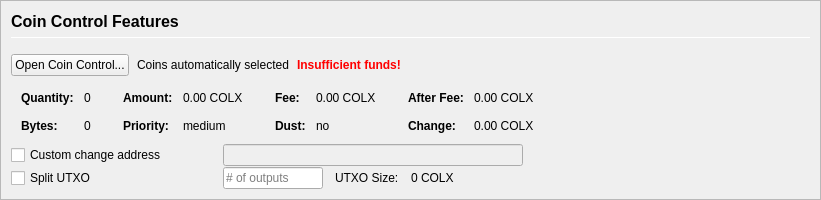
         <widget class="QFrame" name="frameCoinControl">
          <property name="sizePolicy">
           <sizepolicy hsizetype="Expanding" vsizetype="Expanding">
            <horstretch>0</horstretch>
            <verstretch>0</verstretch>
           </sizepolicy>
          </property>
          <property name="maximumSize">
           <size>
            <width>16777215</width>
            <height>16777215</height>
           </size>
          </property>
          <property name="frameShape">
           <enum>QFrame::StyledPanel</enum>
          </property>
          <property name="frameShadow">
           <enum>QFrame::Sunken</enum>
          </property>
          <layout class="QVBoxLayout" name="verticalLayoutCoinControl2">
           <property name="spacing">
            <number>0</number>
           </property>
           <property name="leftMargin">
            <number>0</number>
           </property>
           <property name="topMargin">
            <number>0</number>
           </property>
           <property name="rightMargin">
            <number>0</number>
           </property>
           <property name="bottomMargin">
            <number>0</number>
           </property>
           <item>
            <widget class="QFrame" name="frameCoinControl_BG">
             <layout class="QVBoxLayout" name="verticalLayoutCoinControl" stretch="0,0,0,0,0,0">
              <property name="spacing">
               <number>1</number>
              </property>
              <property name="leftMargin">
               <number>10</number>
              </property>
              <property name="topMargin">
               <number>10</number>
              </property>
              <item>
               <layout class="QHBoxLayout" name="horizontalLayoutCoinControl1">
                <property name="bottomMargin">
                 <number>15</number>
                </property>
                <item>
                 <layout class="QVBoxLayout" name="verticalLayout_3">
                  <property name="spacing">
                   <number>6</number>
                  </property>
                  <item>
                   <widget class="QLabel" name="labelCoinControlFeatures">
                    <property name="sizePolicy">
                     <sizepolicy hsizetype="Preferred" vsizetype="Maximum">
                      <horstretch>0</horstretch>
                      <verstretch>0</verstretch>
                     </sizepolicy>
                    </property>
                    <property name="minimumSize">
                     <size>
                      <width>0</width>
                      <height>20</height>
                     </size>
                    </property>
                    <property name="font">
                     <font>
                      <pointsize>12</pointsize>
                      <weight>75</weight>
                      <bold>true</bold>
                     </font>
                    </property>
                    <property name="styleSheet">
                     <string notr="true">font-weight:bold;</string>
                    </property>
                    <property name="text">
                     <string>Coin Control Features</string>
                    </property>
                   </widget>
                  </item>
                  <item>
                   <widget class="Line" name="line">
                    <property name="minimumSize">
                     <size>
                      <width>0</width>
                      <height>1</height>
                     </size>
                    </property>
                    <property name="maximumSize">
                     <size>
                      <width>16777215</width>
                      <height>1</height>
                     </size>
                    </property>
                    <property name="orientation">
                     <enum>Qt::Horizontal</enum>
                    </property>
                   </widget>
                  </item>
                 </layout>
                </item>
               </layout>
              </item>
              <item>
               <layout class="QHBoxLayout" name="horizontalLayoutCoinControl2" stretch="0,0,0,0">
                <property name="spacing">
                 <number>8</number>
                </property>
                <property name="bottomMargin">
                 <number>10</number>
                </property>
                <item>
                 <widget class="QPushButton" name="pushButtonCoinControl">
                  <property name="styleSheet">
                   <string notr="true"/>
                  </property>
                  <property name="text">
                   <string>Open Coin Control...</string>
                  </property>
                  <property name="autoDefault">
                   <bool>false</bool>
                  </property>
                 </widget>
                </item>
                <item>
                 <widget class="QLabel" name="labelCoinControlAutomaticallySelected">
                  <property name="text">
                   <string>Coins automatically selected</string>
                  </property>
                  <property name="margin">
                   <number>5</number>
                  </property>
                 </widget>
                </item>
                <item>
                 <widget class="QLabel" name="labelCoinControlInsuffFunds">
                  <property name="font">
                   <font>
                    <weight>75</weight>
                    <bold>true</bold>
                   </font>
                  </property>
                  <property name="styleSheet">
                   <string notr="true">color:red;font-weight:bold;</string>
                  </property>
                  <property name="text">
                   <string>Insufficient funds!</string>
                  </property>
                  <property name="margin">
                   <number>5</number>
                  </property>
                 </widget>
                </item>
                <item>
                 <spacer name="horizontalSpacerCoinControl">
                  <property name="orientation">
                   <enum>Qt::Horizontal</enum>
                  </property>
                  <property name="sizeHint" stdset="0">
                   <size>
                    <width>40</width>
                    <height>1</height>
                   </size>
                  </property>
                 </spacer>
                </item>
               </layout>
              </item>
              <item>
               <widget class="QWidget" name="widgetCoinControl" native="true">
                <property name="sizePolicy">
                 <sizepolicy hsizetype="Preferred" vsizetype="Preferred">
                  <horstretch>0</horstretch>
                  <verstretch>0</verstretch>
                 </sizepolicy>
                </property>
                <property name="minimumSize">
                 <size>
                  <width>0</width>
                  <height>0</height>
                 </size>
                </property>
                <property name="styleSheet">
                 <string notr="true"/>
                </property>
                <layout class="QHBoxLayout" name="horizontalLayoutCoinControl5">
                 <property name="leftMargin">
                  <number>0</number>
                 </property>
                 <property name="topMargin">
                  <number>0</number>
                 </property>
                 <property name="rightMargin">
                  <number>0</number>
                 </property>
                 <property name="bottomMargin">
                  <number>0</number>
                 </property>
                 <item>
                  <layout class="QHBoxLayout" name="horizontalLayoutCoinControl3" stretch="0,0,0,1">
                   <property name="spacing">
                    <number>20</number>
                   </property>
                   <property name="topMargin">
                    <number>0</number>
                   </property>
                   <property name="bottomMargin">
                    <number>10</number>
                   </property>
                   <item>
                    <layout class="QFormLayout" name="formLayoutCoinControl1">
                     <property name="horizontalSpacing">
                      <number>10</number>
                     </property>
                     <property name="verticalSpacing">
                      <number>14</number>
                     </property>
                     <property name="leftMargin">
                      <number>10</number>
                     </property>
                     <property name="topMargin">
                      <number>4</number>
                     </property>
                     <property name="rightMargin">
                      <number>6</number>
                     </property>
                     <item row="0" column="0">
                      <widget class="QLabel" name="labelCoinControlQuantityText">
                       <property name="font">
                        <font>
                         <weight>75</weight>
                         <bold>true</bold>
                        </font>
                       </property>
                       <property name="text">
                        <string>Quantity:</string>
                       </property>
                       <property name="margin">
                        <number>0</number>
                       </property>
                      </widget>
                     </item>
                     <item row="0" column="1">
                      <widget class="QLabel" name="labelCoinControlQuantity">
                       <property name="cursor">
                        <cursorShape>IBeamCursor</cursorShape>
                       </property>
                       <property name="contextMenuPolicy">
                        <enum>Qt::ActionsContextMenu</enum>
                       </property>
                       <property name="text">
                        <string notr="true">0</string>
                       </property>
                       <property name="margin">
                        <number>0</number>
                       </property>
                       <property name="textInteractionFlags">
                        <set>Qt::LinksAccessibleByMouse|Qt::TextSelectableByKeyboard|Qt::TextSelectableByMouse</set>
                       </property>
                      </widget>
                     </item>
                     <item row="1" column="0">
                      <widget class="QLabel" name="labelCoinControlBytesText">
                       <property name="font">
                        <font>
                         <weight>75</weight>
                         <bold>true</bold>
                        </font>
                       </property>
                       <property name="text">
                        <string>Bytes:</string>
                       </property>
                      </widget>
                     </item>
                     <item row="1" column="1">
                      <widget class="QLabel" name="labelCoinControlBytes">
                       <property name="cursor">
                        <cursorShape>IBeamCursor</cursorShape>
                       </property>
                       <property name="contextMenuPolicy">
                        <enum>Qt::ActionsContextMenu</enum>
                       </property>
                       <property name="text">
                        <string notr="true">0</string>
                       </property>
                       <property name="textInteractionFlags">
                        <set>Qt::LinksAccessibleByMouse|Qt::TextSelectableByKeyboard|Qt::TextSelectableByMouse</set>
                       </property>
                      </widget>
                     </item>
                    </layout>
                   </item>
                   <item>
                    <layout class="QFormLayout" name="formLayoutCoinControl2">
                     <property name="horizontalSpacing">
                      <number>10</number>
                     </property>
                     <property name="verticalSpacing">
                      <number>14</number>
                     </property>
                     <property name="leftMargin">
                      <number>6</number>
                     </property>
                     <property name="topMargin">
                      <number>4</number>
                     </property>
                     <property name="rightMargin">
                      <number>6</number>
                     </property>
                     <item row="0" column="0">
                      <widget class="QLabel" name="labelCoinControlAmountText">
                       <property name="font">
                        <font>
                         <weight>75</weight>
                         <bold>true</bold>
                        </font>
                       </property>
                       <property name="text">
                        <string>Amount:</string>
                       </property>
                       <property name="margin">
                        <number>0</number>
                       </property>
                      </widget>
                     </item>
                     <item row="0" column="1">
                      <widget class="QLabel" name="labelCoinControlAmount">
                       <property name="cursor">
                        <cursorShape>IBeamCursor</cursorShape>
                       </property>
                       <property name="contextMenuPolicy">
                        <enum>Qt::ActionsContextMenu</enum>
                       </property>
                       <property name="text">
                        <string notr="true">0.00 COLX</string>
                       </property>
                       <property name="textInteractionFlags">
                        <set>Qt::LinksAccessibleByMouse|Qt::TextSelectableByKeyboard|Qt::TextSelectableByMouse</set>
                       </property>
                      </widget>
                     </item>
                     <item row="1" column="0">
                      <widget class="QLabel" name="labelCoinControlPriorityText">
                       <property name="font">
                        <font>
                         <weight>75</weight>
                         <bold>true</bold>
                        </font>
                       </property>
                       <property name="text">
                        <string>Priority:</string>
                       </property>
                      </widget>
                     </item>
                     <item row="1" column="1">
                      <widget class="QLabel" name="labelCoinControlPriority">
                       <property name="cursor">
                        <cursorShape>IBeamCursor</cursorShape>
                       </property>
                       <property name="contextMenuPolicy">
                        <enum>Qt::ActionsContextMenu</enum>
                       </property>
                       <property name="text">
                        <string>medium</string>
                       </property>
                       <property name="textInteractionFlags">
                        <set>Qt::LinksAccessibleByMouse|Qt::TextSelectableByKeyboard|Qt::TextSelectableByMouse</set>
                       </property>
                      </widget>
                     </item>
                    </layout>
                   </item>
                   <item>
                    <layout class="QFormLayout" name="formLayoutCoinControl3">
                     <property name="horizontalSpacing">
                      <number>10</number>
                     </property>
                     <property name="verticalSpacing">
                      <number>14</number>
                     </property>
                     <property name="leftMargin">
                      <number>6</number>
                     </property>
                     <property name="topMargin">
                      <number>4</number>
                     </property>
                     <property name="rightMargin">
                      <number>6</number>
                     </property>
                     <item row="0" column="0">
                      <widget class="QLabel" name="labelCoinControlFeeText">
                       <property name="font">
                        <font>
                         <weight>75</weight>
                         <bold>true</bold>
                        </font>
                       </property>
                       <property name="text">
                        <string>Fee:</string>
                       </property>
                       <property name="margin">
                        <number>0</number>
                       </property>
                      </widget>
                     </item>
                     <item row="0" column="1">
                      <widget class="QLabel" name="labelCoinControlFee">
                       <property name="cursor">
                        <cursorShape>IBeamCursor</cursorShape>
                       </property>
                       <property name="contextMenuPolicy">
                        <enum>Qt::ActionsContextMenu</enum>
                       </property>
                       <property name="text">
                        <string notr="true">0.00 COLX</string>
                       </property>
                       <property name="textInteractionFlags">
                        <set>Qt::LinksAccessibleByMouse|Qt::TextSelectableByKeyboard|Qt::TextSelectableByMouse</set>
                       </property>
                      </widget>
                     </item>
                     <item row="1" column="0">
                      <widget class="QLabel" name="labelCoinControlLowOutputText">
                       <property name="font">
                        <font>
                         <weight>75</weight>
                         <bold>true</bold>
                        </font>
                       </property>
                       <property name="text">
                        <string>Dust:</string>
                       </property>
                      </widget>
                     </item>
                     <item row="1" column="1">
                      <widget class="QLabel" name="labelCoinControlLowOutput">
                       <property name="cursor">
                        <cursorShape>IBeamCursor</cursorShape>
                       </property>
                       <property name="contextMenuPolicy">
                        <enum>Qt::ActionsContextMenu</enum>
                       </property>
                       <property name="text">
                        <string>no</string>
                       </property>
                       <property name="textInteractionFlags">
                        <set>Qt::LinksAccessibleByMouse|Qt::TextSelectableByKeyboard|Qt::TextSelectableByMouse</set>
                       </property>
                      </widget>
                     </item>
                    </layout>
                   </item>
                   <item>
                    <layout class="QFormLayout" name="formLayoutCoinControl4">
                     <property name="horizontalSpacing">
                      <number>10</number>
                     </property>
                     <property name="verticalSpacing">
                      <number>14</number>
                     </property>
                     <property name="leftMargin">
                      <number>6</number>
                     </property>
                     <property name="topMargin">
                      <number>4</number>
                     </property>
                     <property name="rightMargin">
                      <number>6</number>
                     </property>
                     <item row="0" column="0">
                      <widget class="QLabel" name="labelCoinControlAfterFeeText">
                       <property name="font">
                        <font>
                         <weight>75</weight>
                         <bold>true</bold>
                        </font>
                       </property>
                       <property name="text">
                        <string>After Fee:</string>
                       </property>
                       <property name="margin">
                        <number>0</number>
                       </property>
                      </widget>
                     </item>
                     <item row="0" column="1">
                      <widget class="QLabel" name="labelCoinControlAfterFee">
                       <property name="cursor">
                        <cursorShape>IBeamCursor</cursorShape>
                       </property>
                       <property name="contextMenuPolicy">
                        <enum>Qt::ActionsContextMenu</enum>
                       </property>
                       <property name="text">
                        <string notr="true">0.00 COLX</string>
                       </property>
                       <property name="textInteractionFlags">
                        <set>Qt::LinksAccessibleByMouse|Qt::TextSelectableByKeyboard|Qt::TextSelectableByMouse</set>
                       </property>
                      </widget>
                     </item>
                     <item row="1" column="0">
                      <widget class="QLabel" name="labelCoinControlChangeText">
                       <property name="font">
                        <font>
                         <weight>75</weight>
                         <bold>true</bold>
                        </font>
                       </property>
                       <property name="text">
                        <string>Change:</string>
                       </property>
                      </widget>
                     </item>
                     <item row="1" column="1">
                      <widget class="QLabel" name="labelCoinControlChange">
                       <property name="cursor">
                        <cursorShape>IBeamCursor</cursorShape>
                       </property>
                       <property name="contextMenuPolicy">
                        <enum>Qt::ActionsContextMenu</enum>
                       </property>
                       <property name="text">
                        <string notr="true">0.00 COLX</string>
                       </property>
                       <property name="textInteractionFlags">
                        <set>Qt::LinksAccessibleByMouse|Qt::TextSelectableByKeyboard|Qt::TextSelectableByMouse</set>
                       </property>
                      </widget>
                     </item>
                    </layout>
                   </item>
                  </layout>
                 </item>
                </layout>
               </widget>
              </item>
              <item>
               <layout class="QHBoxLayout" name="horizontalLayoutCoinControl4">
                <property name="spacing">
                 <number>12</number>
                </property>
                <property name="sizeConstraint">
                 <enum>QLayout::SetDefaultConstraint</enum>
                </property>
                <property name="topMargin">
                 <number>0</number>
                </property>
                <property name="rightMargin">
                 <number>0</number>
                </property>
                <item>
                 <widget class="QCheckBox" name="checkBoxCoinControlChange">
                  <property name="sizePolicy">
                   <sizepolicy hsizetype="Preferred" vsizetype="Preferred">
                    <horstretch>0</horstretch>
                    <verstretch>0</verstretch>
                   </sizepolicy>
                  </property>
                  <property name="minimumSize">
                   <size>
                    <width>200</width>
                    <height>0</height>
                   </size>
                  </property>
                  <property name="maximumSize">
                   <size>
                    <width>200</width>
                    <height>16777215</height>
                   </size>
                  </property>
                  <property name="toolTip">
                   <string>If this is activated, but the change address is empty or invalid, change will be sent to a newly generated address.</string>
                  </property>
                  <property name="text">
                   <string>Custom change address</string>
                  </property>
                 </widget>
                </item>
                <item>
                 <widget class="QValidatedLineEdit" name="lineEditCoinControlChange">
                  <property name="enabled">
                   <bool>false</bool>
                  </property>
                  <property name="sizePolicy">
                   <sizepolicy hsizetype="Preferred" vsizetype="Preferred">
                    <horstretch>0</horstretch>
                    <verstretch>0</verstretch>
                   </sizepolicy>
                  </property>
                  <property name="minimumSize">
                   <size>
                    <width>300</width>
                    <height>0</height>
                   </size>
                  </property>
                 </widget>
                </item>
                <item>
                 <widget class="QLabel" name="labelCoinControlChangeLabel">
                  <property name="sizePolicy">
                   <sizepolicy hsizetype="Preferred" vsizetype="Preferred">
                    <horstretch>0</horstretch>
                    <verstretch>0</verstretch>
                   </sizepolicy>
                  </property>
                  <property name="minimumSize">
                   <size>
                    <width>100</width>
                    <height>0</height>
                   </size>
                  </property>
                  <property name="text">
                   <string/>
                  </property>
                  <property name="margin">
                   <number>3</number>
                  </property>
                 </widget>
                </item>
               </layout>
              </item>
              <item>
               <layout class="QHBoxLayout" name="horizontalLayoutCoinControl6">
                <property name="spacing">
                 <number>12</number>
                </property>
                <property name="rightMargin">
                 <number>0</number>
                </property>
                <item>
                 <widget class="QCheckBox" name="splitBlockCheckBox">
                  <property name="sizePolicy">
                   <sizepolicy hsizetype="Preferred" vsizetype="Preferred">
                    <horstretch>0</horstretch>
                    <verstretch>0</verstretch>
                   </sizepolicy>
                  </property>
                  <property name="minimumSize">
                   <size>
                    <width>200</width>
                    <height>0</height>
                   </size>
                  </property>
                  <property name="maximumSize">
                   <size>
                    <width>200</width>
                    <height>16777215</height>
                   </size>
                  </property>
                  <property name="text">
                   <string>Split UTXO</string>
                  </property>
                 </widget>
                </item>
                <item>
                 <widget class="QLineEdit" name="splitBlockLineEdit">
                  <property name="sizePolicy">
                   <sizepolicy hsizetype="Preferred" vsizetype="Preferred">
                    <horstretch>50</horstretch>
                    <verstretch>0</verstretch>
                   </sizepolicy>
                  </property>
                  <property name="minimumSize">
                   <size>
                    <width>100</width>
                    <height>0</height>
                   </size>
                  </property>
                  <property name="maximumSize">
                   <size>
                    <width>100</width>
                    <height>16777215</height>
                   </size>
                  </property>
                  <property name="placeholderText">
                   <string># of outputs</string>
                  </property>
                 </widget>
                </item>
                <item>
                 <widget class="QLabel" name="labelBlockSizeText">
                  <property name="text">
                   <string>UTXO Size:</string>
                  </property>
                 </widget>
                </item>
                <item>
                 <widget class="QLabel" name="labelBlockSize">
                  <property name="text">
                   <string>0 COLX</string>
                  </property>
                 </widget>
                </item>
                <item>
                 <spacer name="horizontalSpacer_7">
                  <property name="orientation">
                   <enum>Qt::Horizontal</enum>
                  </property>
                  <property name="sizeHint" stdset="0">
                   <size>
                    <width>40</width>
                    <height>20</height>
                   </size>
                  </property>
                 </spacer>
                </item>
               </layout>
              </item>
              <item>
               <spacer name="verticalSpacerCoinControl">
                <property name="orientation">
                 <enum>Qt::Vertical</enum>
                </property>
                <property name="sizeHint" stdset="0">
                 <size>
                  <width>800</width>
                  <height>1</height>
                 </size>
                </property>
               </spacer>
              </item>
             </layout>
            </widget>
           </item>
          </layout>
         </widget>
